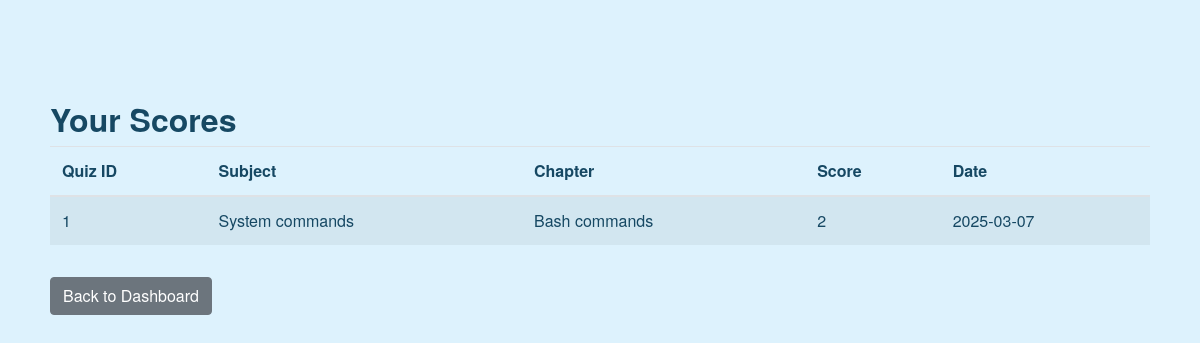
/user/scores (signed in), run on an earlier commit of the app's database.
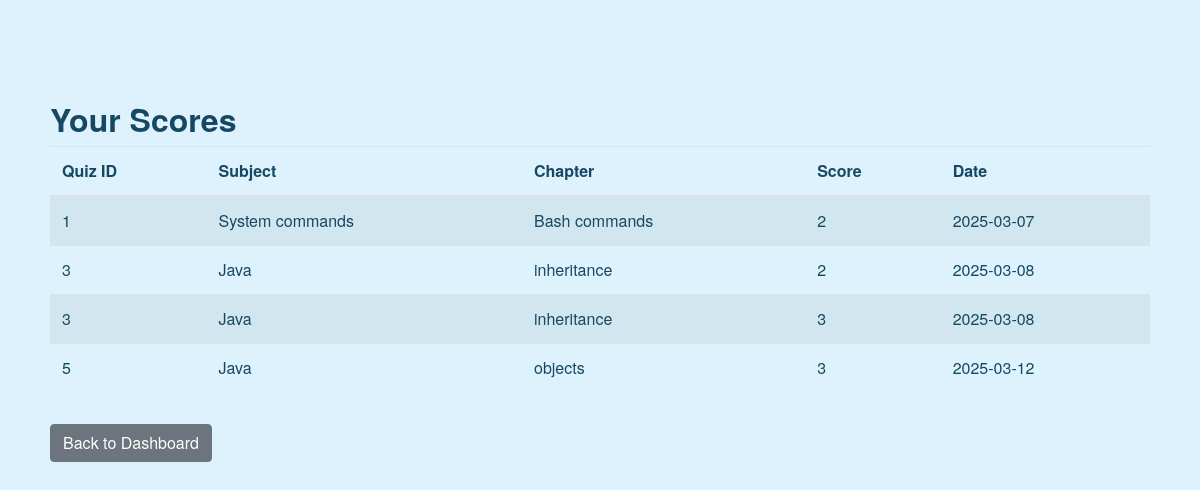
And on a later commit of the database.
### controllers/models.py (models this page shows, shortened)
class Score(db.Model):
    __tablename__ = 'scores'
    id = db.Column(db.Integer, primary_key=True)
    quiz_id = db.Column(db.Integer, db.ForeignKey('quizzes.id'), nullable=False)
    user_id = db.Column(db.Integer, db.ForeignKey('users.id'), nullable=False)
    timestamp = db.Column(db.DateTime, default=datetime.utcnow)
    total_scored = db.Column(db.Integer, nullable=False)

class Quiz(db.Model):
    __tablename__ = 'quizzes'
    id = db.Column(db.Integer, primary_key=True)
    chapter_id = db.Column(db.Integer, db.ForeignKey('chapters.id'), nullable=False)
    date_of_quiz = db.Column(db.DateTime, nullable=False)
    time_duration = db.Column(db.String(50), nullable=False)  # Format: "HH:MM"
    remarks = db.Column(db.Text)
    questions = db.relationship('Question', backref='quiz',lazy=True)
    scores = db.relationship('Score', backref='quiz', lazy=True)

class Subject(db.Model):
    __tablename__ = 'subjects'
    id = db.Column(db.Integer, primary_key=True)
    name = db.Column(db.String(100), unique=True, nullable=False)
    description = db.Column(db.Text)
    chapters = db.relationship('Chapter', backref='subject', lazy=True)#related data is loaded when accessed by chapter

class Chapter(db.Model):
    __tablename__ = 'chapters'
    id = db.Column(db.Integer, primary_key=True)
    name = db.Column(db.String(100), nullable=False)
    description = db.Column(db.Text)
    subject_id = db.Column(db.Integer, db.ForeignKey('subjects.id', ondelete="CASCADE"), nullable=False)
    quizzes = db.relationship('Quiz', backref='chapter', lazy=True)

### controllers/user_routes.py (the view)
    @app.route('/user/scores')
    def user_scores():
        if 'user_id' not in session:
            flash("Please log in first.", "warning")
            return redirect(url_for('login'))
        user_id = session.get('user_id')
        scores = Score.query.filter_by(user_id=user_id).all()
        return render_template('user_scores.html', scores=scores)

### templates/user_scores.html (shortened to what this page needs)
{% extends 'base.html' %}
{% block content %}
<div class="container mt-4">
  <h2>Your Scores</h2>
  {% if scores %}
    <table class="table table-striped">
      <thead>
        <tr>
          <th>Quiz ID</th>
          <th>Subject</th>
          <th>Chapter</th>
          <th>Score</th>
          <th>Date</th>
        </tr>
      </thead>
      <tbody>
        {% for score in scores %}
          <tr>
            <td>{{ score.quiz.id }}</td>
            <td>{{ score.quiz.chapter.subject.name }}</td>
            <td>{{ score.quiz.chapter.name }}</td>
            <td>{{ score.total_scored }}</td>
            <td>{{ score.timestamp.strftime('%Y-%m-%d') }}</td>
          </tr>
        {% endfor %}
      </tbody>
    </table>
  {% else %}
    <p>no quizzes taken yet.</p>
  {% endif %}
  <a href="{{ url_for('user_dashboard') }}" class="btn btn-secondary mt-3">Back to Dashboard</a>
</div>
{% endblock %}

### templates/base.html (shortened to what this page needs)
<!DOCTYPE html>
<html lang="en">
<head>
    {% block bootstrap_css %}
    <link rel="stylesheet" href="https://cdn.jsdelivr.net/npm/bootstrap@4.1.3/dist/css/bootstrap.min.css">
    <link rel="stylesheet" href="{{ url_for('static', filename='styles.css') }}">
    {% endblock %}
</head>
<body>
    <div class="container mt-3">
      </div>
    {% block content %}
    {% endblock %}
</body>
</html>

### static/styles.css (style rules this page uses)
body { background-color: #DDF2FD; font-family: 'Helvetica Neue', Helvetica, Arial, sans-serif; color: #164863; margin: 0; padding: 0; }
.container { padding: 20px; margin-top: 20px; }
h1, h2, h3, h4, h5, h6 { color: #164863; font-weight: bold; }

What changed in the data, as far as the page shows it:
added Score: quiz.id "3", quiz.chapter.subject.name "Java", quiz.chapter.name "inheritance", total_scored "2", timestamp "2025-03-08"
added Score: quiz.id "3", quiz.chapter.subject.name "Java", quiz.chapter.name "inheritance", total_scored "3", timestamp "2025-03-08"
added Score: quiz.id "5", quiz.chapter.subject.name "Java", quiz.chapter.name "objects", total_scored "3", timestamp "2025-03-12"
